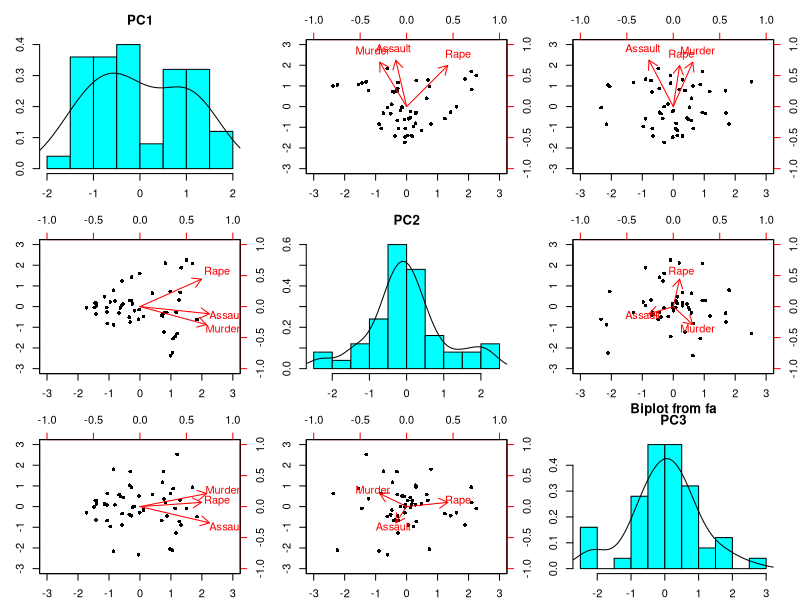
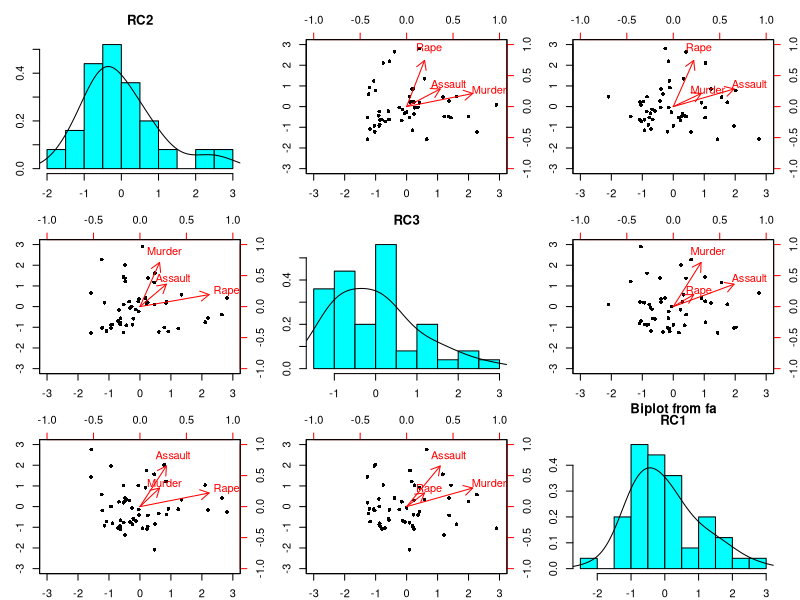
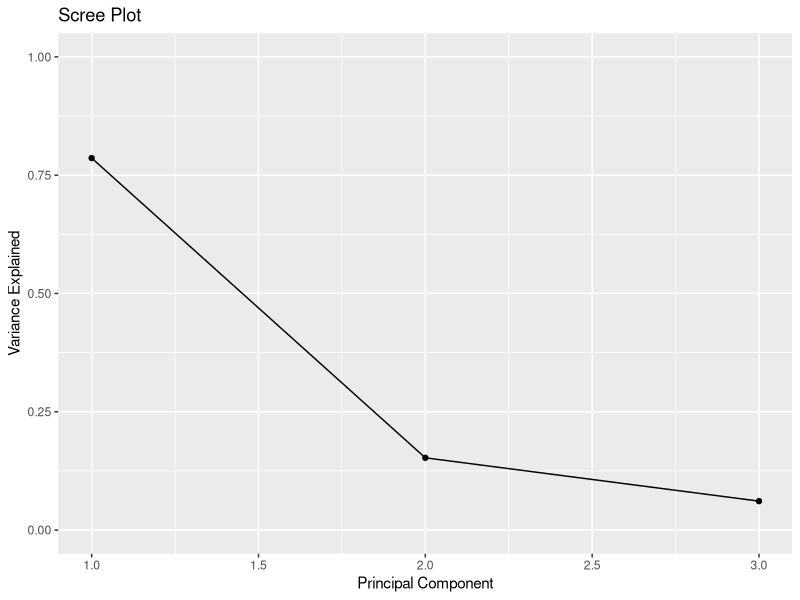

Reproduce these figures in R, in order.
head(USArrests)

#getting criminality scale after removing 3rd column i.e. Urban
library(dplyr)
USArrests.1 <- USArrests[,-3] %>% scale
#scale used to scale all variables in same range
head(USArrests.1)

#fitting PCA in new data
pca.1 <- prcomp(USArrests.1)
summary(pca.1)
#PC1 explained around 79% of variance whereas PC2
#explained around 15% and PC3 explained around 6% of
#variance with the latent variable i.e. criminality score.

#sd^2 is eigen value i.e. PC1 1.5358^2 is eigen value & eigen value >= 1

#Alternatively usign Psych

fa.1 <- psych::principal(USArrests.1, nfactors = 3, rotate = "none")
fa.1
#SS loadings = Eigenvalues (check with squared SD)

biplot(fa.1, labels = rownames(USArrests.1))


#rotate PCA with variance

fa.2 <- psych::principal(USArrests.1, nfactors = 3, rotate = "varimax")
fa.2
#SS loadings = Eigenvalues (check with squared SD)

biplot(fa.2, labels = rownames(USArrests.1))


#screeplot 
var_explained = pca.1$sdev^2 / sum(pca.1$sdev^2)
library(ggplot2)
qplot(c(1:3), var_explained) +
  geom_line()+
  xlab("Principal Component") +
  ylab("Variance Explained") +
  ggtitle("Scree Plot") +
  ylim(0, 1)


fa.3 <-
  psych::principal(USArrests.1,
                   nfactors = 2, rotate = "none")
fa.3
